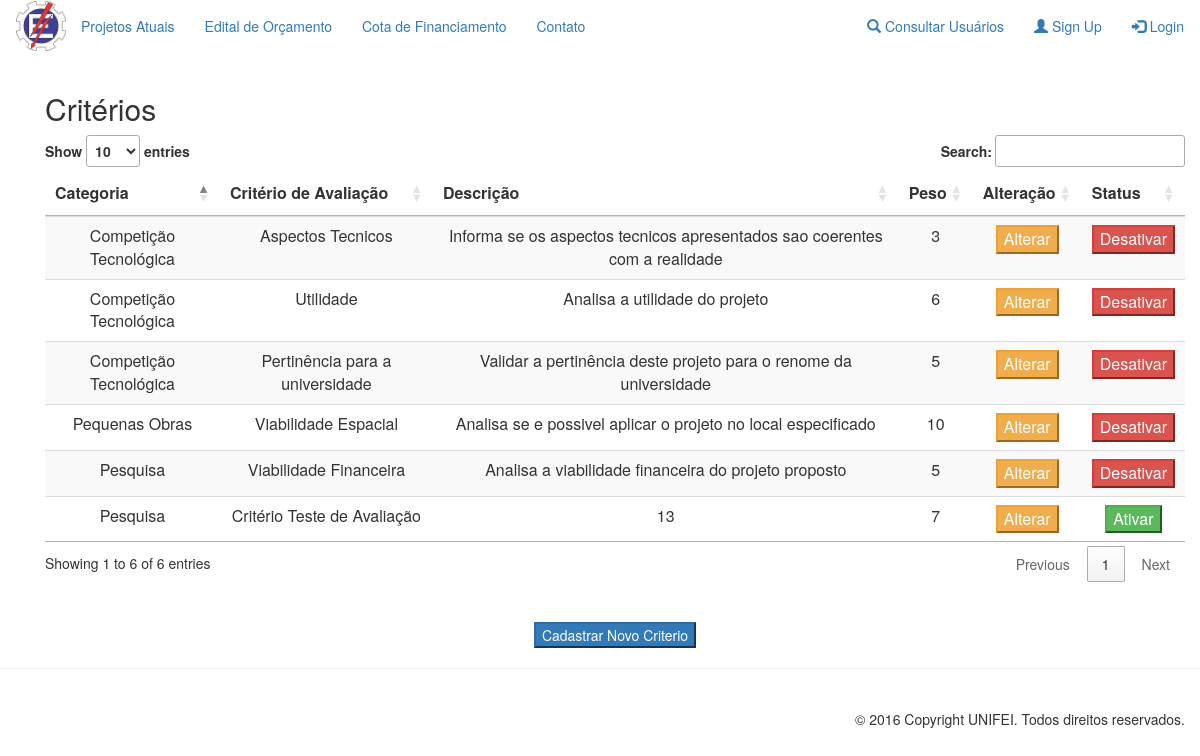
/pages/criterios/infoCriterios.php, run on the app's committed database.
### tables this page shows
CREATE TABLE `criterios` (
  `id` int(11) NOT NULL,
  `categoria` varchar(50) NOT NULL,
  `criterio` varchar(50) NOT NULL,
  `descricao` text NOT NULL,
  `status` varchar(10) NOT NULL,
  `peso` int(11) NOT NULL
);

### functions/functionsBd.php (called while the page is built, shortened)
<?php
function consultaCriterios()
{
    RETURN mysql_query("SELECT * FROM criterios");
}
?>

### pages/criterios/infoCriterios.php (the view, shortened to what this page needs)
<?php
require_once '../../functions/functionsBd.php';
?>
<section id="infoCriterios" class="container">
    <div class="container">
        <h2 class="sub-header">Critérios</h2>
        <div class="table-responsive">
            <script>$(document).ready(function ()
                {
                    $('#listarCriterios').DataTable();
                });
            </script>
            <table id="listarCriterios" class="table table-striped">
                <thead>
                    <tr style="text-align: center">
                        <th>Categoria</th>
                        <th>Critério de Avaliação</th>
                        <th>Descrição</th>
                        <th>Peso</th>
                        <th>Alteração</th>
                        <th>Status</th>
                    </tr>
                </thead>
                <tbody>
                    <?php
                    $query = consultaCriterios();
                    while ($dados = mysql_fetch_array(($query)))
                    {
                        echo "<tr style='text-align: center'>"
                        . "<td> " . $dados['categoria'] . "</td>
                            <td> " . $dados['criterio'] . "</td>
                            <td> " . $dados['descricao'] . "</td>
                            <td> " . $dados['peso'] . "</td>
                            <td>
                                <center>
                                    <a href ='alterarCriterio.php?id=" . $dados['id'] . "'>
                                        <input type = 'button' class = 'btn-warning' value = 'Alterar'/>
                                    </a>
                                </center>
                            </td>";
                            if(strcmp($dados['status'], "ativado") == 0)
                                echo " <td><a href ='alterarStatusCriterio.php?id=" . $dados['id'] . "&op=desativar'>
                                    <input type = 'button' class = 'btn-danger' value = 'Desativar'/>
                                </a></td>";
                            else if(strcmp($dados['status'], "desativado") == 0)
                                echo "<td><a href ='alterarStatusCriterio.php?id=" . $dados['id'] . "&op=ativar'>
                                    <input type = 'button' class = 'btn-success' value = 'Ativar'/>
                                </a></td>";
                    }
                    ?>
                </tbody>
            </table>
        </div>
    </div>
    <?php
    echo "
        <br/><br/>
        <div style='text-align: center; border-top-width: 100px'>
            <div style='margin-left:30px;'>
                <a href='cadastrarCriterio.php'><input type='button' class='btn-primary' value='Cadastrar Novo Criterio'></a>
            </div>
        </div>
    ";
    ?>
</section>
<?php include("../template/footer.php") ?>

### data on the page
criterios: categoria "Pesquisa", criterio "Viabilidade Financeira", descricao "Analisa a viabilidade financeira do projeto proposto", peso "5"
criterios: categoria "Pequenas Obras", criterio "Viabilidade Espacial", descricao "Analisa se e possivel aplicar o projeto no local especificado", peso "10"
criterios: categoria "Competição Tecnológica", criterio "Aspectos Tecnicos", descricao "Informa se os aspectos tecnicos apresentados sao coerentes com a realidade", peso "3"
criterios: categoria "Competição Tecnológica", criterio "Utilidade", descricao "Analisa a utilidade do projeto", peso "6"
criterios: categoria "Pesquisa", criterio "Critério Teste de Avaliação", descricao "13", peso "7"
criterios: categoria "Competição Tecnológica", criterio "Pertinência para a universidade", descricao "Validar a pertinência deste projeto para o renome da universidade", peso "5"
